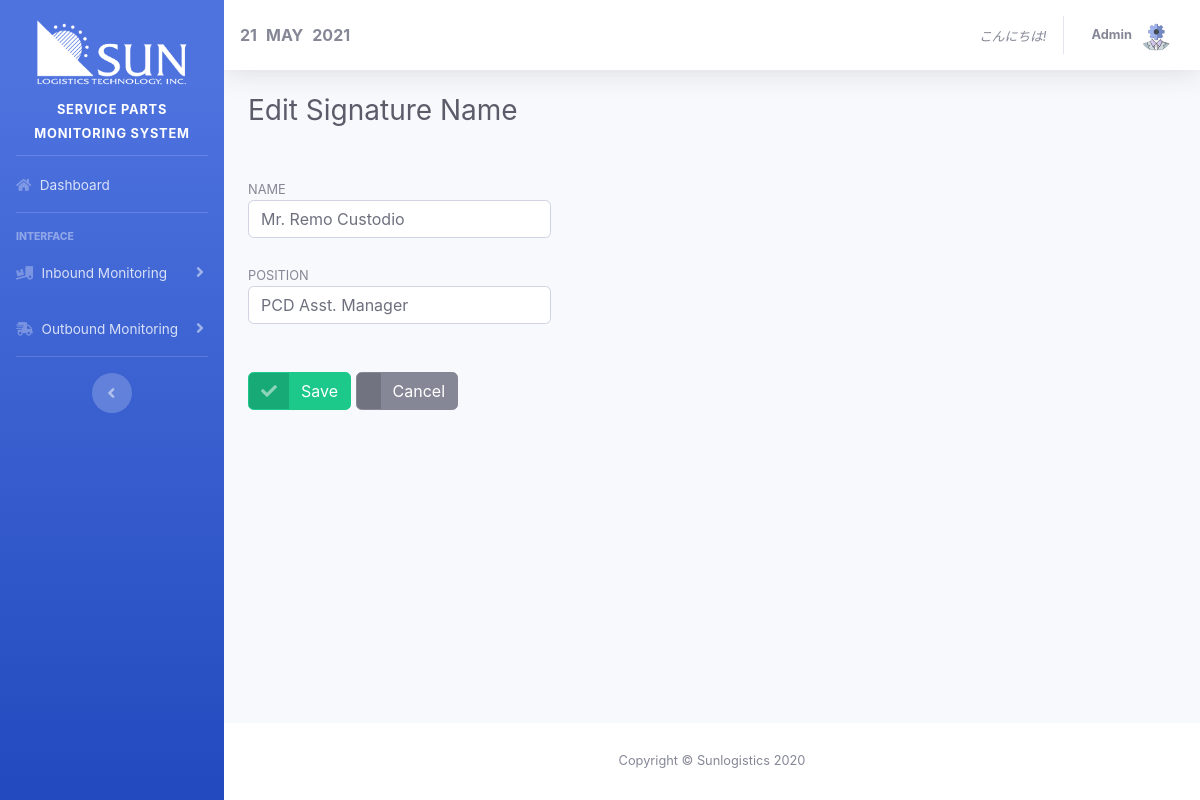
The app's page /editSignature.php?id=6 (signed in) with its own data.
### tables this page shows
CREATE TABLE `tbl_signature` (
  `id` int(11) NOT NULL,
  `name` varchar(55) NOT NULL,
  `position` varchar(100) NOT NULL
);

### editSignature.php (the view, shortened to what this page needs)
<?php include 'header.php'; ?>
<?php
include 'connection.php';
	$id = $_GET['id'];
	$sqlGetID = "SELECT * FROM tbl_signature WHERE id='". $id ."'";
	$getID = $conn->query($sqlGetID);
	$row = mysqli_fetch_array($getID,MYSQLI_ASSOC);
	$signatureName = $row["name"];
	$signaturePosition = $row["position"];
?>
<div class="container-fluid">
	<h1 class="h3 mb-4 text-gray-800">Edit Signature Name</h1><br>
	<div class="encodeDiv">
		<form method="post">
			<div class="form-row">
				<div class="col-md-4">
					<small>NAME</small>
					<input type="text" value="<?php echo $signatureName;?>" class="form-control" placeholder="Supplier Name" name="txtSignatureName"><br>
					<small>POSITION</small>
					<input type="text" value="<?php echo $signaturePosition;?>" class="form-control" placeholder="Position" name="txtPosition">
				</div>
			</div>
			<br><br>
			<div style="text-align: left;">
				<button name="btnSave" class="btn btn-success btn-icon-split">
					<span class="icon text-white-50">
						<i class="fas fa-check"></i>
					</span>
					<span class="text">Save</span>
				</button>
				<a href="viewSignature.php" class="btn btn-secondary btn-icon-split">
					<span class="icon text-white-50">
					</span>
					<span class="text">Cancel</span>
				</a>
			</div>
		</form>
	</div>
</div>
<?php include 'footer.php'; ?>

### records on screen
tbl_signature: txtSignatureName "Mr. Remo Custodio", txtPosition "PCD Asst. Manager"

### other values on screen
date("d", $timestamp) "21"
date("F", $timestamp) "MAY"
date("Y", $timestamp) "2021"
